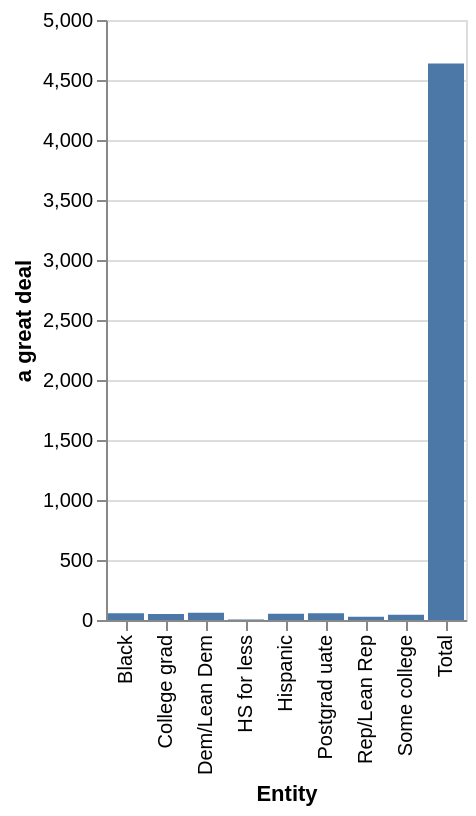

Express this chart as Vega-Lite.
### Vega-Lite specification from a JSON file in a GitHub repository (floating-point values rounded to 4 significant figures)
{"$schema": "https://vega.github.io/schema/vega-lite/v5.json", "description": "Bar chart auto-generated from CSV", "data": {"values": [{"Entity": "Dem/Lean Dem", "a great deal": "60.0", "a fair amount": "nan", "Not too much": "0.0", "Nothingatall": "0.0"}, {"Entity": "Rep/Lean Rep", "a great deal": "28.0", "a fair amount": "47.0", "Not too much": "nan", "Nothingatall": "0.0"}, {"Entity": "HS for less", "a great deal": "4.1", "a fair amount": "38.0", "Not too much": "16.0", "Nothingatall": "0.0"}, {"Entity": "Some college", "a great deal": "44.0", "a fair amount": "38.0", "Not too much": "nan", "Nothingatall": "0.0"}, {"Entity": "College grad", "a great deal": "50.0", "a fair amount": "39.0", "Not too much": "0.0", "Nothingatall": "0.0"}, {"Entity": "Postgrad uate", "a great deal": "56.0", "a fair amount": "35.0", "Not too much": "nan", "Nothingatall": "0.0"}, {"Entity": "Hispanic", "a great deal": "53.0", "a fair amount": "33.0", "Not too much": "nan", "Nothingatall": "nan"}, {"Entity": "Black", "a great deal": "56.0", "a fair amount": "31.0", "Not too much": "nan", "Nothingatall": "nan"}, {"Entity": "White", "a great deal": "nan", "a fair amount": "nan", "Not too much": "14.0", "Nothingatall": "nan"}, {"Entity": "Total", "a great deal": "4638.0", "a fair amount": "38.0", "Not too much": "13.0", "Nothingatall": "3.0"}]}, "mark": "bar", "encoding": {"x": {"field": "Entity", "type": "ordinal"}, "y": {"field": "a great deal", "type": "quantitative"}}}
